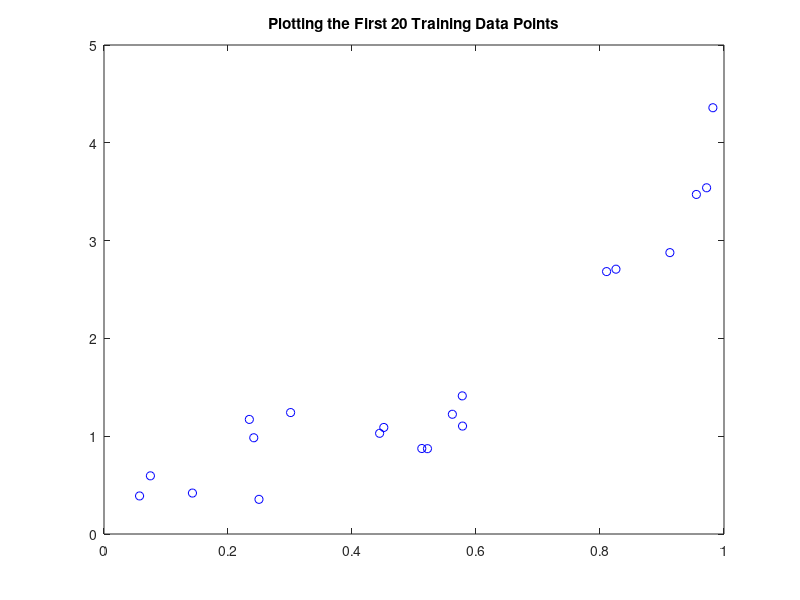

This chart was generated by the following MATLAB code: (Note: this script raises an error after producing the figure.)

%% Set up Data
clear
mTrain=load('data/mTrainData.txt');
mTest = load('data/mTestData.txt');

Xte=mTest(:,1); Yte=mTest (:,2);
Xtr=mTrain(:,1); Ytr=mTrain (:,2);

%% a) Plot the training data

plot(Xtr(1:20),Ytr(1:20),'bo');
hold on
title('Plotting the First 20 Training Data Points');


%% b) Create a linear regression learn using the above functions
Xtr_2 = [ ones(size(Xtr,1) ,1) , Xtr , Xtr.^2];
learner = linearReg(Xtr_2 ,Ytr); % train a linear regression learner


% plot it on the same plot as the training data
xline = [0:.01:1]';
yline = predict( learner , polyx (xline ,2) );
plot(xline, yline, 'r*');
legend('Training Data','Linear Regression');


%% c) Create plots with the data and a higher-order polynomial
%%% 3
Xtr_3 = [ ones(size(Xtr,1) ,1) , Xtr , Xtr.^2, Xtr.^3];
Xte_3 = [ ones(size(Xte,1) ,1) , Xte , Xte.^2, Xte.^3];

learner = linearReg(Xtr_3 ,Ytr); % train a linear regression learner

yline = predict( learner , polyx (xline ,3) );

% plot it on the same plot as the training data
figure
plot(Xtr(1:20),Ytr(1:20),'bo');
hold on
title('Data and linear regression of 3rd order');
plot(xline, yline, 'r*');
legend('Training Data','Linear Regression');

disp('Training MSE of order 3 regression')
tr_err = mse(learner,Xtr_3,Ytr)
disp('Testing MSE of order 3 regression')
te_err = mse(learner,Xte_3, Yte)
disp('MAE for order 3 regression')
te_mae = mae(learner,Xte_3, Yte)

%%% 5
Xtr_3 = [ ones(size(Xtr,1) ,1) , Xtr , Xtr.^2, Xtr.^3, Xtr.^4, Xtr.^5];
Xte_3 = [ ones(size(Xte,1) ,1) , Xte , Xte.^2, Xte.^3, Xte.^4, Xte.^5];

learner = linearReg(Xtr_3 ,Ytr); % train a linear regression learner

yline = predict( learner , polyx (xline ,5) );

% plot it on the same plot as the training data
figure
plot(Xtr(1:20),Ytr(1:20),'bo');
hold on
title('Plotting data and linear regression of 5th order');
plot(xline, yline, 'r*');
legend('Training Data','Linear Regression');

disp('Training MSE of order 5 regression')
tr_err = mse(learner,Xtr_3,Ytr)
disp('Testing MSE of order 5 regression')
te_err = mse(learner,Xte_3, Yte)
disp('MAE for order 5 regression')
te_mae = mae(learner,Xte_3, Yte)
%%% 7
Xtr_3 = [ ones(size(Xtr,1) ,1) , Xtr , Xtr.^2, Xtr.^3, Xtr.^4, Xtr.^5, Xtr.^6, Xtr.^7];
Xte_3 = [ ones(size(Xte,1) ,1) , Xte , Xte.^2, Xte.^3, Xte.^4, Xte.^5, Xte.^6, Xte.^7];

learner = linearReg(Xtr_3 ,Ytr); % train a linear regression learner

yline = predict( learner , polyx (xline ,7) );

% plot it on the same plot as the training data
figure
plot(Xtr(1:20),Ytr(1:20),'bo');
hold on
title('Plotting data and linear regression of 7th order');
plot(xline, yline, 'r*');
legend('Training Data','Linear Regression');

disp('Training MSE of order 7 regression')
tr_err = mse(learner,Xtr_3,Ytr)
disp('Testing MSE of order 7 regression')
te_err = mse(learner,Xte_3, Yte)
disp('MAE for order 7 regression')
te_mae = mae(learner,Xte_3, Yte)
%%% 9
Xtr_3 = [ ones(size(Xtr,1) ,1) , Xtr , Xtr.^2, Xtr.^3, Xtr.^4, Xtr.^5, Xtr.^6, Xtr.^7, Xtr.^8, Xtr.^9];
Xte_3 = [ ones(size(Xte,1) ,1) , Xte , Xte.^2, Xte.^3, Xte.^4, Xte.^5, Xte.^6, Xte.^7, Xte.^8, Xte.^9];

learner = linearReg(Xtr_3 ,Ytr); % train a linear regression learner

yline = predict( learner , polyx (xline ,9) );

% plot it on the same plot as the training data
figure
plot(Xtr(1:20),Ytr(1:20),'bo');
hold on
title('Plotting data and linear regression of 9th order');
plot(xline, yline, 'r*');
legend('Training Data','Linear Regression');

disp('Training MSE of order 9 regression')
tr_err = mse(learner,Xtr_3,Ytr)
disp('Testing MSE of order 9 regression')
te_err = mse(learner,Xte_3, Yte)
disp('MAE for order 9 regression')
te_mae = mae(learner,Xte_3, Yte)
%%% 11
Xtr_3 = [ ones(size(Xtr,1) ,1) , Xtr , Xtr.^2, Xtr.^3, Xtr.^4, Xtr.^5, Xtr.^6, Xtr.^7, Xtr.^8, Xtr.^9,  Xtr.^10, Xtr.^11];
Xte_3 = [ ones(size(Xte,1) ,1) , Xte , Xte.^2, Xte.^3, Xte.^4, Xte.^5, Xte.^6, Xte.^7, Xte.^8, Xte.^9,  Xte.^10, Xte.^11];

learner = linearReg(Xtr_3 ,Ytr); % train a linear regression learner

yline = predict( learner , polyx (xline ,11) );

% plot it on the same plot as the training data
figure
plot(Xtr(1:20),Ytr(1:20),'bo');
hold on
title('Plotting data and linear regression of 11th order');
plot(xline, yline, 'r*');
legend('Training Data','Linear Regression');

disp('Training MSE of order 11 regression')
tr_err = mse(learner,Xtr_3,Ytr)
disp('Testing MSE of order 11 regression')
te_err = mse(learner,Xte_3, Yte)
disp('MAE for order 11 regression')
te_mae = mae(learner,Xte_3, Yte)
%%% 13
Xtr_3 = [ ones(size(Xtr,1) ,1) , Xtr , Xtr.^2, Xtr.^3, Xtr.^4, Xtr.^5, Xtr.^6, Xtr.^7, Xtr.^8, Xtr.^9,  Xtr.^10, Xtr.^11,  Xtr.^12, Xtr.^13];
Xte_3 = [ ones(size(Xte,1) ,1) , Xte , Xte.^2, Xte.^3, Xte.^4, Xte.^5, Xte.^6, Xte.^7, Xte.^8, Xte.^9,  Xte.^10, Xte.^11,  Xte.^12, Xte.^13];

learner = linearReg(Xtr_3 ,Ytr); % train a linear regression learner

yline = predict( learner , polyx (xline ,13) );

% plot it on the same plot as the training data
figure
plot(Xtr(1:20),Ytr(1:20),'bo');
hold on
title('Plotting data and linear regression of 13th order');
plot(xline, yline, 'r*');
legend('Training Data','Linear Regression');

disp('Training MSE of order 13 regression')
tr_err = mse(learner,Xtr_3,Ytr)
disp('Testing MSE of order 13 regression')
te_err = mse(learner,Xte_3,Yte)
disp('MAE for order 13 regression')
te_mae = mae(learner,Xte_3, Yte)
